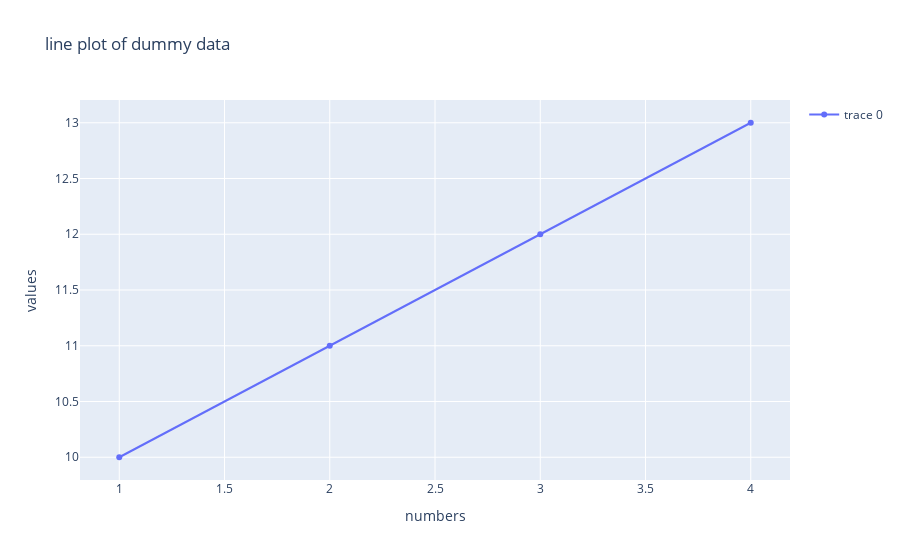

The cell this chart's notebook holds for it:
### Code cell
# customize/update the plot 
fig.update_layout(
    title = 'line plot of dummy data',
    xaxis = dict(title='numbers'),
    yaxis = dict(title='values'),
    showlegend = True,
)

### Figure 1 — Plotly figure (JSON) as saved in the notebook; plotly's stock layout.template omitted (floating-point values rounded to 4 significant figures)
{"data": [{"type": "scatter", "x": [1, 2, 3, 4], "y": [10, 11, 12, 13]}], "layout": {"showlegend": true, "title": {"text": "line plot of dummy data"}, "xaxis": {"title": {"text": "numbers"}}, "yaxis": {"title": {"text": "values"}}}}
